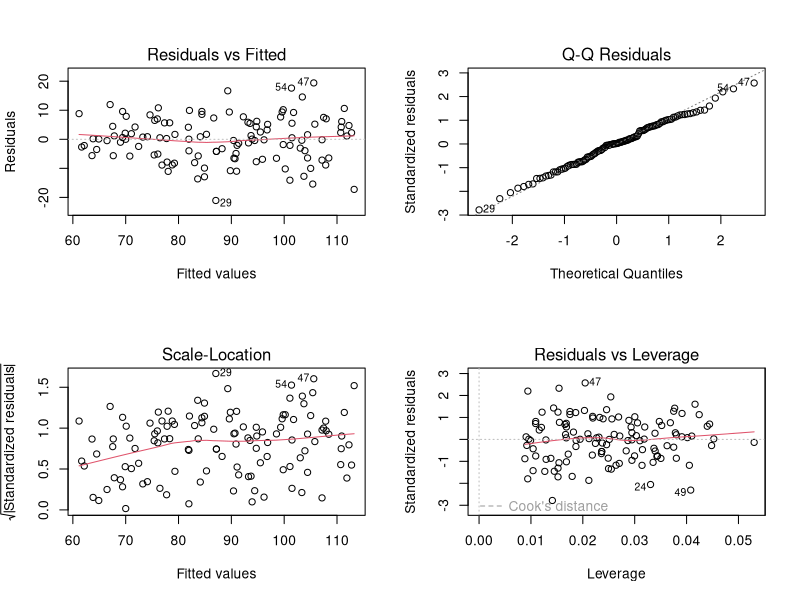

Here is the R script that generated this plot:
## ---- chunk 1
# Configuración global del documento reproducible
knitr::opts_chunk$set(
  echo = TRUE,
  message = FALSE,
  warning = FALSE,
  fig.width = 8,
  fig.height = 5,
  dpi = 120
)

# Carga de librerías necesarias para el análisis
library(tidyverse)
library(knitr)
library(broom)


# Función auxiliar para renderizado elegante de tablas HTML
mostrar_tabla <- function(df, caption = "", n = 10) {
  kable(
    head(df, n),
    format = "html",
    caption = caption,
    table.attr = 'class="table table-striped table-hover table-bordered table-condensed"'
  )
}
## ---- chunk 2
set.seed(42)
n <- 120
ventas <- data.frame(
  mes        = rep(1:12, times = 10),
  publicidad = round(runif(n, min = 2.0, max = 4.5), 1),
  precio     = round(runif(n, min = 13.0, max = 15.5), 1),
  region     = sample(c("Norte", "Sur", "Este", "Oeste"), n, replace = TRUE),
  promo      = sample(c(0L, 1L), n, replace = TRUE)
)
ventas$ventas <- round(
  100 + 18 * ventas$publicidad - 5 * ventas$precio +
    rnorm(n, mean = 0, sd = 8)
)

# Visualización previa del dataset
mostrar_tabla(ventas)
## ---- chunk 3
# Ajuste del modelo de regresión lineal simple
mod1 <- lm(ventas ~ publicidad, data = ventas)
summary(mod1)
## ---- chunk 4
# Ajuste del modelo múltiple
mod2 <- lm(ventas ~ publicidad + precio, data = ventas)
summary(mod2)

# Comparación del R2 ajustado mediante función glance()
glance(mod1) %>% select(r.squared, adj.r.squared, sigma)
glance(mod2) %>% select(r.squared, adj.r.squared, sigma)
## ---- chunk 5
# Asegurar la codificación como factor
ventas$region <- factor(ventas$region)

# Ajuste del modelo con variable cualitativa
mod3 <- lm(ventas ~ publicidad + precio + region, data = ventas)
summary(mod3)

# Prueba ANOVA global para la variable región
anova(mod3)
## ---- chunk 6
# Ajuste del modelo de regresión logística (GLM binomial)
mod4 <- glm(promo ~ publicidad + precio, data = ventas, family = binomial)
summary(mod4)

# Cálculo de Odds Ratios e Intervalos de Confianza del 95%
exp(cbind(OR = coef(mod4), confint(mod4)))
## ---- chunk 7
# Diagnóstico de supuestos para el modelo múltiple (mod2)
par(mfrow = c(2, 2))
plot(mod2)
par(mfrow = c(1, 1))
